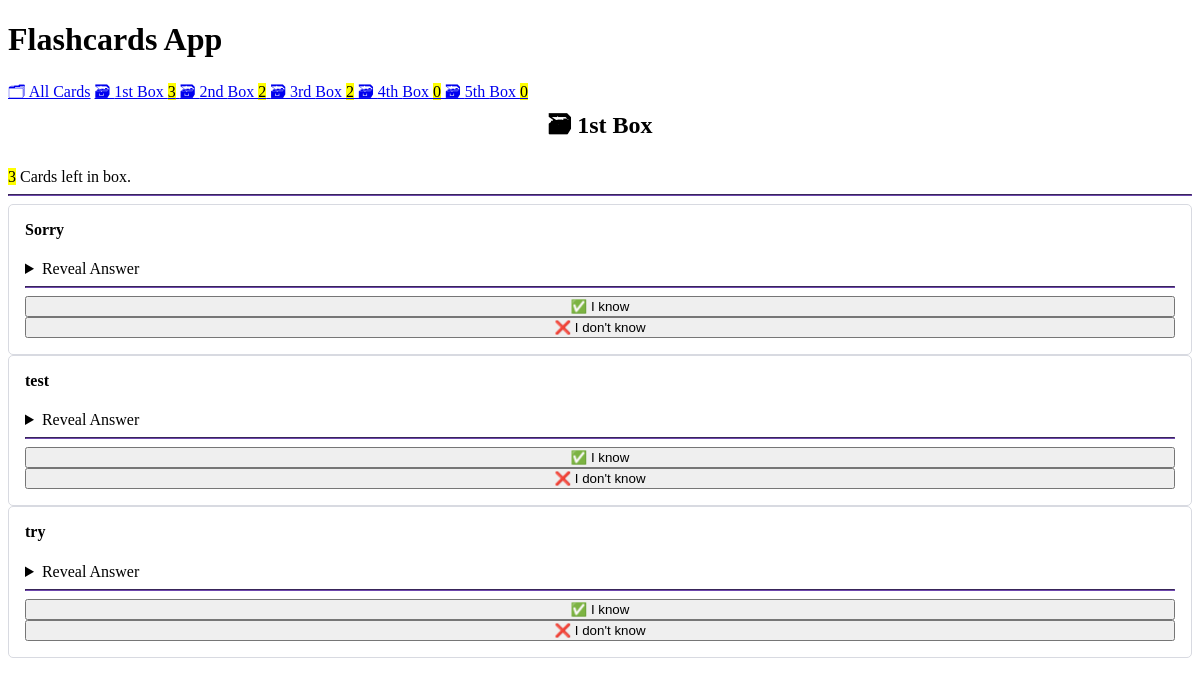
Screenshot of /box/1 with the database file from the repository.
### cards/models.py (models this page shows, shortened)
class Card(models.Model):
    question = models.CharField(max_length=100)
    answer = models.CharField(max_length=100)
    box = models.IntegerField(
        choices=zip(BOXES, BOXES),
        default=BOXES[0],
    )
    date_created = models.DateTimeField(auto_now_add=True)

### cards/views.py (the view, shortened to what this page needs)
class BoxView(CardListView):
    template_name = "cards/box.html"
    form_class = CardCheckForm
    def get_queryset(self):
        return Card.objects.filter(box=self.kwargs["box_num"])
    def get_context_data(self, **kwargs):
        context = super().get_context_data(**kwargs)
        context["box_number"] = self.kwargs["box_num"]
        if self.object_list:
            context["check_card"] = random.choice(self.object_list)
        return context

### cards/templatetags/cards_tags.py (called while the page is built)
@register.inclusion_tag("cards/box_links.html")
def boxes_as_links():
    boxes = []
    for box_num in BOXES:
        card_count = Card.objects.filter(box=box_num).count()
        boxes.append({
            "number": box_num,
            "card_count": card_count,
        })
    return {"boxes": boxes}

### cards/templates/cards/box.html
{% extends "cards/base.html" %}
{% load humanize %}
{% block content %}
<h2>🗃 {{ box_number | ordinal }} Box</h2>
<mark>{{ object_list | length }}</mark> Card{{ object_list | pluralize }} left in box.
<hr>
{% for card in object_list %}
{% include "cards/card.html" %}
{% endfor %}
{% endblock content %}

### cards/templates/cards/card.html (shortened to what this page needs)
<article>
    <h4>{{ card.question }}</h4>
    {% if not check_card %}
    <p>{{ card.answer }}</p>
    <hr>
    <a href="{% url 'card-update' card.id %}" role="button">
    ✏ Edit Card
    </a>
    {% else %}
    <details>
    <summary>Reveal Answer</summary>
    </details>
    <hr>
    {% include "cards/card_check_form.html" with solved=True %}
    {% include "cards/card_check_form.html" with solved=False %}
    {% endif %}
    </article>

### cards/templates/cards/card_check_form.html (shortened to what this page needs)
<form method="post">
    {% if solved %}
    <input type="submit" value="✅ I know"/>
    {% else %}
    <input type="submit" value="❌ I don't know"/>
    {% endif %}
    </form>

### cards/templates/cards/base.html (style rules this page uses)
:root { --accent: #6e48ad; --accent-bg: white; --bg: #fff; --text: #212121; --text-light: #585858; --border: #d8dae1; --code: #d81b60; --preformatted: #444; }
article { background-color: var(--marked); border: 1px solid var(--border); border-radius: 5px; padding: 1em; Flashcard app 5 margin: 1em 0; }
h2 { text-align: center; }
h2, h4 { margin-top: 0; }
hr { background: var(--accent); border-color: var(--accent); }
input, select, textarea { width: 100%; }

### rows the page displays
Card: question "Sorry"
Card: question "test"
Card: question "try"

### other values shown
{{ box.number | ordinal }} "1st" "2nd" "3rd" "4th" "5th"
{{ box.card_count }} "3" "2" "2" "0" "0"
{{ box_number | ordinal }} "1st"
{{ object_list | length }} "3"
{{ object_list | pluralize }} "s"
